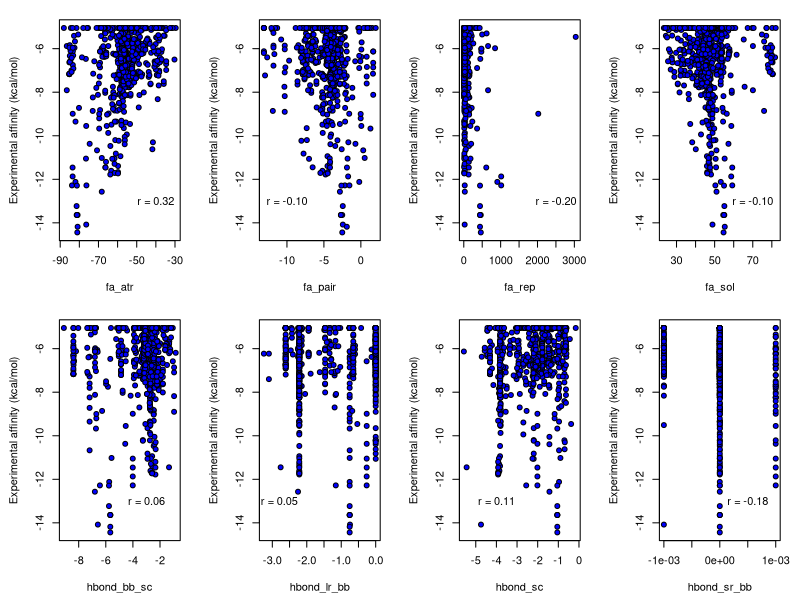

Write the R code that produced this figure.
df <- read.table("energy_table.txt", header=TRUE, sep="\t", na.strings = "\\N")
df$DeltaG_kcal_per_mol[is.na(df$DeltaG_kcal_per_mol)] <- -5.05
df$DeltaG_kcal_per_mol[df$DeltaG_kcal_per_mol > -5.05] <- -5.05

png("regressor_cor.png", height=1500, width=3000, res=300)
  par(mfrow=c(2,4), mar=c(4,4,1,1) + 0.5)
  plot(df$fa_atr, df$DeltaG_kcal_per_mol, pch=21, col="black", bg="blue", ylab = "Experimental affinity (kcal/mol)", xlab = "fa_atr" )
  text(-40,-13,paste("r = ", format(round(cor(df$fa_atr, df$DeltaG_kcal_per_mol),2), nsmall=2), sep=""))
  plot(df$fa_pair, df$DeltaG_kcal_per_mol, pch=21, col="black", bg="blue", ylab = "Experimental affinity (kcal/mol)", xlab = "fa_pair")
  text(-10,-13,paste("r = ", format(round(cor(df$fa_pair, df$DeltaG_kcal_per_mol),2), nsmall=2), sep=""))
  plot(df$fa_rep, df$DeltaG_kcal_per_mol, pch=21, col="black", bg="blue", ylab = "Experimental affinity (kcal/mol)", xlab = "fa_rep")
  text(2500,-13,paste("r = ", format(round(cor(df$fa_rep, df$DeltaG_kcal_per_mol),2), nsmall=2), sep=""))
  plot(df$fa_sol, df$DeltaG_kcal_per_mol, pch=21, col="black", bg="blue", ylab = "Experimental affinity (kcal/mol)", xlab = "fa_sol")
  text(70,-13,paste("r = ", format(round(cor(df$fa_sol, df$DeltaG_kcal_per_mol),2), nsmall=2), sep=""))
  plot(df$hbond_bb_sc, df$DeltaG_kcal_per_mol, pch=21, col="black", bg="blue",ylab = "Experimental affinity (kcal/mol)", xlab ="hbond_bb_sc" )
  text(-3,-13,paste("r = ", format(round(cor(df$hbond_bb_sc, df$DeltaG_kcal_per_mol),2), nsmall=2), sep=""))
  plot(df$hbond_lr_bb, df$DeltaG_kcal_per_mol, pch=21, col="black", bg="blue", ylab = "Experimental affinity (kcal/mol)", xlab = "hbond_lr_bb")
  text(-2.8,-13,paste("r = ", format(round(cor(df$hbond_lr_bb, df$DeltaG_kcal_per_mol),2), nsmall=2), sep=""))
  plot(df$hbond_sc, df$DeltaG_kcal_per_mol, pch=21, col="black", bg="blue",ylab = "Experimental affinity (kcal/mol)", xlab ="hbond_sc" )
  text(-4,-13,paste("r = ", format(round(cor(df$hbond_sc, df$DeltaG_kcal_per_mol),2), nsmall=2), sep=""))
  plot(df$hbond_sr_bb, df$DeltaG_kcal_per_mol, pch=21, col="black", bg="blue",ylab = "Experimental affinity (kcal/mol)", xlab ="hbond_sr_bb" )
  text(.0005,-13,paste("r = ", format(round(cor(df$hbond_sr_bb, df$DeltaG_kcal_per_mol),2), nsmall=2), sep=""))
dev.off()